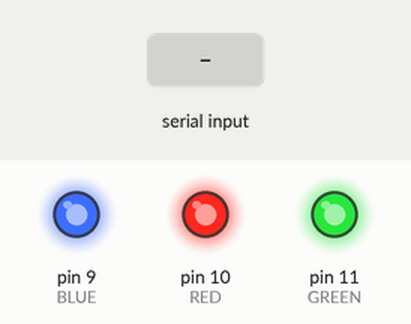
Simulated run of this sketch. Board: Arduino Uno, built with avr-gcc and run on an emulated ATmega328P. On the bench: output pins drawn as LEDs (lit = HIGH). Inputs (shaded band) come from the test bench.

Above: at 1.2 s.
1.3 s: "On" received over Serial
At 2.3 s:
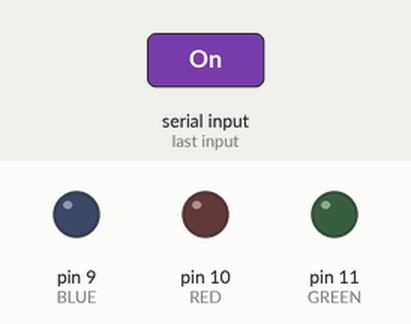
2.8 s: "Off" received over Serial
At 3.5 s:
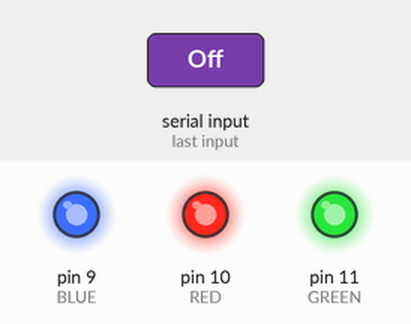
4.3 s: "On blue" received over Serial
At 4.6 s:
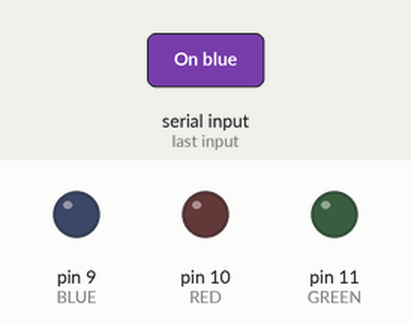
Timing chart, 0 to 7.3 s (numbered marks = the images above; inputs shaded):
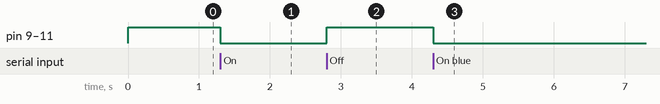

Measured:
- after the input at 1.3 s, pin 9 (BLUE), pin 10 (RED), pin 11 (GREEN): HIGH → LOW at once
- after the input at 2.8 s, pin 9 (BLUE), pin 10 (RED), pin 11 (GREEN): LOW → HIGH at once
- after the input at 4.3 s, pin 9 (BLUE), pin 10 (RED), pin 11 (GREEN): HIGH → LOW at once

The sketch:

app.ino
```cpp
#define GREEN  11
#define RED 10
#define BLUE 9
#define PR A1

bool ledOn();
bool blue();
bool red();
bool ledOff();
String s_byte = "";
int result;

void setup() {
  Serial.begin(9600);
  pinMode(RED, OUTPUT);
  pinMode(GREEN, OUTPUT);
  pinMode(BLUE, OUTPUT);
  pinMode(PR, INPUT);
  ledOff();
  //Serial.println("Input commad On/Off");
}

void loop(){
  /*while (Serial.available() == 0) {
    result = analogRead(PR);
    Serial.println(result);
  }*/
  while (Serial.available() > 0) {
    s_byte += (char)Serial.read();
    //Serial.print("Incoming byte: ");
    //Serial.println(s_byte);
  }
  if (s_byte == "On") {
    ledOn();
    delay(500);
    s_byte = "";
  }
  if (s_byte == "On blue") {
    ledOn();
    delay(500);
    s_byte = "";
  }
  if (s_byte == "On red") {
    ledOn();
    delay(500);
    s_byte = "";
  }
  if (s_byte == "Off") {
    ledOff();
    s_byte = "";
  }
}

bool ledOn(){
  analogWrite(RED, 0);
  analogWrite(GREEN, 0);
  analogWrite(BLUE, 0);
}

bool blue(){
  analogWrite(RED, 255);
  analogWrite(GREEN, 255);
  analogWrite(BLUE, 0);
}

bool red(){
  analogWrite(RED, 0);
  analogWrite(GREEN, 255);
  analogWrite(BLUE, 255);
}

bool ledOff(){
  analogWrite(RED, 255);
  analogWrite(GREEN, 255);
  analogWrite(BLUE, 255);
}
```
